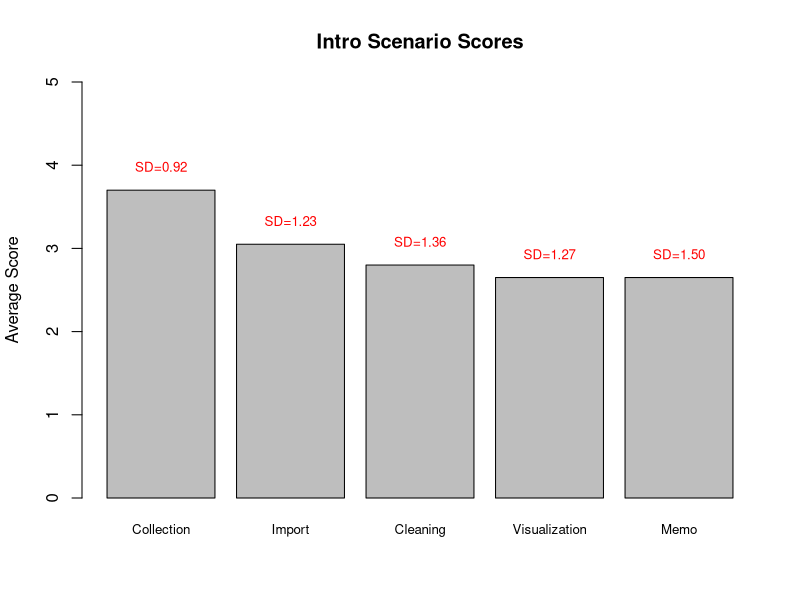

The R script that drew this image:
#Open intro_data.csv file in R
intro <- read.csv("data/intro_data.csv")

#View the data frame to make sure it loaded properly
View(intro)

#Construct a bar chart that displays the average response score for each question
#First calculate averages and standard deviations for each question
avg_values <- colMeans(intro)
std_dev <- apply(intro, 2, sd)

#Then set the bar width and create the bar chart
bar_width <- 0.8
bar_centers <- barplot(avg_values, names.arg = c("Collection", "Import", "Cleaning", "Visualization", "Memo" ), main = "Intro Scenario Scores", 
        ylab = "Average Score", ylim = c(0,5), cex.name = 0.8)
#The central command is `barplot(avg_values)`
#The `names.arg` option allows me to rename the columns
#The `main` option provides the title for the figure
#The `ylab` option provides the label for the y-axis
#The `ylim` option sets the minimum and maximum values for the y-axis
#The `cex.name` option adjusts the size of the y-axis lables

#This code block adds the standard deviation above each column 
for (i in seq_along(avg_values)) {
  text(bar_centers[i], avg_values[i] + 0.1, sprintf("SD=%.2f", std_dev[i]), pos = 3, col = "red", cex = 0.8)
}
#The `for (i)` command is a loop that loops over the indices of avg_values
#The `bar_centers` command tells R to place the label above the center of each bar
#I wanted the labels to be slightly above each bar, so I placed them at the level of `avg_values[i]` and then added 0.1
#The `sprintf()` command creates the string value for the label, which is SD=, and the std_dev[i] fills in the standard deviation value
#The `pos`, `col`, and `cex` commands adjust the position, color, and size of the labels

